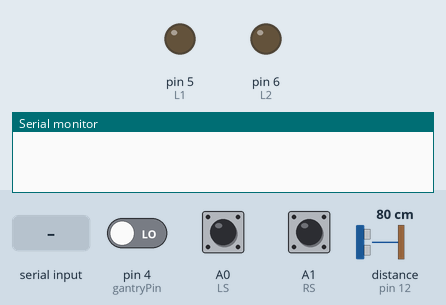
Bench run of a sketch on a simulated Arduino Uno, built with avr-gcc and run on an emulated ATmega328P. Parts: output pins drawn as LEDs (lit = HIGH), the last lines printed to the serial monitor. Inputs (shaded band) come from the test bench; at power-on: distance to the obstacle (sensor on pin 12) 80 cm, pin 4 (gantryPin) LOW, A0 (LS) HIGH, A1 (RS) HIGH. The echo pulse lasts 58.3 µs per cm; pins used as bus, display or sensor lines are not drawn.

Above: at 1.2 s.
1.3 s: "S1,\n" received over Serial
At 1.7 s:
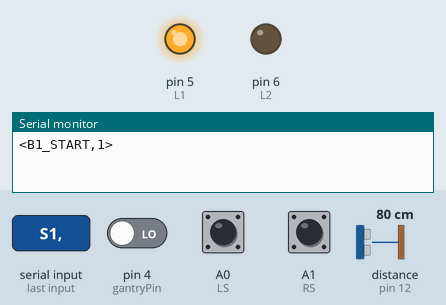
2.8 s: distance to the obstacle (sensor on pin 12) set to 18 cm
4.3 s: distance to the obstacle (sensor on pin 12) set to 15 cm
At 4.9 s:
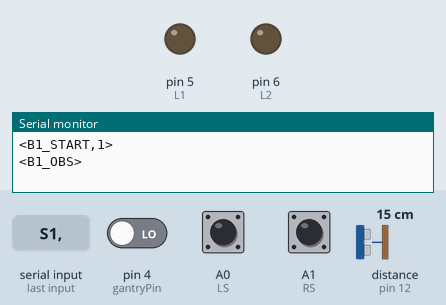
Timing chart, 0 to 7.3 s (numbered marks = the images above; inputs shaded):
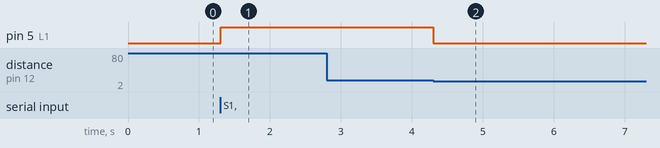

The sketch:

goldbuggy1.ino
```cpp
// =====================================
// BUGGY 1 - GOLD CHALLENGE
// Clockwise
// Starts first
// Waits at center/lower gantry
// Resumes after coordinator sends R1
// Counts loops at RIGHT gantry after resume
// Parks by taking RIGHT inward parking lane
// =====================================

// ---------- MOTOR PINS ----------
const int L1 = 5;
const int L2 = 6;
const int R1 = 7;
const int R2 = 8;

// ---------- LINE SENSORS ----------
const int LS = A0;
const int RS = A1;

// ---------- GANTRY RECEIVER ----------
const int gantryPin = 4;

// ---------- ULTRASONIC ----------
const int trigPin = 13;
const int echoPin = 12;

// ---------- CONSTANTS ----------
const int OBSTACLE_STOP_DISTANCE_CM = 15;
const unsigned long GANTRY_STOP_DELAY = 1000;

// Tune these on hardware
const unsigned long EXIT_FORWARD_TIME = 220;
const unsigned long EXIT_RIGHT_TIME   = 260;
const unsigned long PARK_SETTLE_TIME  = 900;

// Gantry pulse ranges - tune if needed
const unsigned long G1_MIN = 500;
const unsigned long G1_MAX = 1500;   // left
const unsigned long G2_MIN = 1500;
const unsigned long G2_MAX = 2500;   // right
const unsigned long G3_MIN = 2500;
const unsigned long G3_MAX = 3500;   // center/lower

// ---------- STATES ----------
enum BuggyState {
  WAIT_START,
  EXIT_PARKING,
  FOLLOW_TO_CENTER,
  WAIT_AT_CENTER,
  FOLLOW_AFTER_RESUME,
  PARKING_RIGHT,
  PARKED
};

BuggyState state = WAIT_START;

// ---------- GLOBALS ----------
bool obstacleFlag = false;
bool gantryLatched = false;
bool parked = false;
bool resumedOnce = false;
bool parkingArmed = false;

unsigned long stateStartTime = 0;
long duration = 0;
int distanceCm = 0;

int gantryCount = 0;
int currentGantryId = 0;

int targetLoops = 1;
int completedLoops = 0;

// ---------- FUNCTION PROTOTYPES ----------
void stopMotors();
void forward();
void turnLeft();
void turnRight();

void followCW(int left, int right);
void biasRightFollow(int left, int right);

int getDistance();
void checkObstacle();
int detectGantryId();
void checkGantry();

void handleSerial();
void processCommand(String cmd);
void sendMsg(String msg);

// ---------- SETUP ----------
void setup() {
  pinMode(L1, OUTPUT);
  pinMode(L2, OUTPUT);
  pinMode(R1, OUTPUT);
  pinMode(R2, OUTPUT);

  pinMode(LS, INPUT_PULLUP);
  pinMode(RS, INPUT_PULLUP);

  pinMode(gantryPin, INPUT);

  pinMode(trigPin, OUTPUT);
  pinMode(echoPin, INPUT);

  Serial.begin(9600);
  stopMotors();
}

// ---------- LOOP ----------
void loop() {
  handleSerial();

  if (parked) {
    stopMotors();
    return;
  }

  if (state == WAIT_START) {
    stopMotors();
    return;
  }

  checkObstacle();
  if (obstacleFlag) return;

  checkGantry();

  int left = digitalRead(LS);
  int right = digitalRead(RS);

  switch (state) {
    case EXIT_PARKING:
      if (millis() - stateStartTime < EXIT_FORWARD_TIME) {
        forward();
      } else if (millis() - stateStartTime < EXIT_FORWARD_TIME + EXIT_RIGHT_TIME) {
        turnRight();
      } else {
        state = FOLLOW_TO_CENTER;
      }
      break;

    case FOLLOW_TO_CENTER:
      followCW(left, right);
      break;

    case WAIT_AT_CENTER:
      stopMotors();
      break;

    case FOLLOW_AFTER_RESUME:
      if (parkingArmed) {
        state = PARKING_RIGHT;
        stateStartTime = millis();
        sendMsg("<B1_PARK_ENTRY_RIGHT>");
      } else {
        followCW(left, right);
      }
      break;

    case PARKING_RIGHT:
      if (millis() - stateStartTime < PARK_SETTLE_TIME) {
        biasRightFollow(left, right);
      } else {
        stopMotors();
        parked = true;
        state = PARKED;
        sendMsg("<B1_PARKED>");
      }
      break;

    case PARKED:
      stopMotors();
      break;

    default:
      stopMotors();
      break;
  }
}

// ---------- SERIAL / XBEE ----------
void handleSerial() {
  if (!Serial.available()) return;

  String cmd = Serial.readStringUntil('\n');
  cmd.trim();
  if (cmd.length() > 0) {
    processCommand(cmd);
  }
}

void processCommand(String cmd) {
  if (cmd.startsWith("S1,")) {
    if (state == WAIT_START) {
      int commaIndex = cmd.indexOf(',');
      String loopText = cmd.substring(commaIndex + 1);
      int parsedLoops = loopText.toInt();
      if (parsedLoops > 0) {
        targetLoops = parsedLoops;
      } else {
        targetLoops = 1;
      }

      state = EXIT_PARKING;
      stateStartTime = millis();
      sendMsg("<B1_START," + String(targetLoops) + ">");
    }
  } else if (cmd == "R1") {
    if (state == WAIT_AT_CENTER) {
      resumedOnce = true;
      state = FOLLOW_AFTER_RESUME;
      sendMsg("<B1_RESUME>");
    }
  }
}

void sendMsg(String msg) {
  Serial.println(msg);
}

// ---------- OBSTACLE ----------
void checkObstacle() {
  distanceCm = getDistance();

  if (distanceCm > 0 && distanceCm <= OBSTACLE_STOP_DISTANCE_CM) {
    if (!obstacleFlag) {
      obstacleFlag = true;
      stopMotors();
      sendMsg("<B1_OBS>");
    }
  } else {
    if (obstacleFlag) {
      obstacleFlag = false;
      sendMsg("<B1_CLEAR>");
    }
  }
}

int getDistance() {
  digitalWrite(trigPin, LOW);
  delayMicroseconds(2);
  digitalWrite(trigPin, HIGH);
  delayMicroseconds(10);
  digitalWrite(trigPin, LOW);

  duration = pulseIn(echoPin, HIGH, 20000);
  if (duration == 0) return 0;

  return duration * 0.034 / 2;
}

// ---------- GANTRY ----------
void checkGantry() {
  int gState = digitalRead(gantryPin);

  if (gState == HIGH && !gantryLatched) {
    int gId = detectGantryId();
    if (gId != 0) {
      gantryLatched = true;
      currentGantryId = gId;
      gantryCount++;

      stopMotors();
      delay(GANTRY_STOP_DELAY);

      if (gId == 1) sendMsg("<B1_G1_LEFT>");
      else if (gId == 2) sendMsg("<B1_G2_RIGHT>");
      else if (gId == 3) sendMsg("<B1_G3_CENTER>");

      // Initial center wait
      if (!resumedOnce && gId == 3 && state == FOLLOW_TO_CENTER) {
        state = WAIT_AT_CENTER;
        sendMsg("<B1_G3_CENTER_WAIT>");
        return;
      }

      // After resume, count loops at RIGHT gantry
      if (resumedOnce && gId == 2 && state == FOLLOW_AFTER_RESUME) {
        completedLoops++;
        sendMsg("<B1_LOOP," + String(completedLoops) + ">");
        if (completedLoops >= targetLoops) {
          parkingArmed = true;
          sendMsg("<B1_PARK_ARM>");
        }
      }
    }
  }

  if (gState == LOW) {
    gantryLatched = false;
  }
}

int detectGantryId() {
  unsigned long d = pulseIn(gantryPin, HIGH, 5000);

  if (d > G1_MIN && d < G1_MAX) return 1;
  if (d >= G2_MIN && d < G2_MAX) return 2;
  if (d >= G3_MIN && d < G3_MAX) return 3;

  return 0;
}

// ---------- LINE FOLLOW ----------
void followCW(int left, int right) {
  if (left == 1 && right == 1) {
    forward();
  } else if (left == 1 && right == 0) {
    turnLeft();
  } else if (left == 0 && right == 1) {
    turnRight();
  } else {
    forward();
  }
}

void biasRightFollow(int left, int right) {
  if (left == 1 && right == 1) {
    turnRight();
  } else if (left == 1 && right == 0) {
    turnLeft();
  } else if (left == 0 && right == 1) {
    turnRight();
  } else {
    forward();
  }
}

// ---------- MOTOR CONTROL ----------
void forward() {
  digitalWrite(L1, HIGH);
  digitalWrite(L2, LOW);
  digitalWrite(R1, LOW);
  digitalWrite(R2, HIGH);
}

void turnRight() {
  digitalWrite(L1, HIGH);
  digitalWrite(L2, LOW);
  digitalWrite(R1, LOW);
  digitalWrite(R2, LOW);
}

void turnLeft() {
  digitalWrite(L1, LOW);
  digitalWrite(L2, LOW);
  digitalWrite(R1, LOW);
  digitalWrite(R2, HIGH);
}

void stopMotors() {
  digitalWrite(L1, LOW);
  digitalWrite(L2, LOW);
  digitalWrite(R1, LOW);
  digitalWrite(R2, LOW);
}
```

Measured:
- the behaviour switches between 17 and 16 cm on distance to the obstacle (sensor on pin 12) (found by bisection; images 1 and 2)
- after the input at 1.3 s, pin 5 (L1): LOW → HIGH at once
- after the input at 2.8 s, every drawn part: stays the same
- after the input at 4.3 s, pin 5 (L1): HIGH → LOW at once
